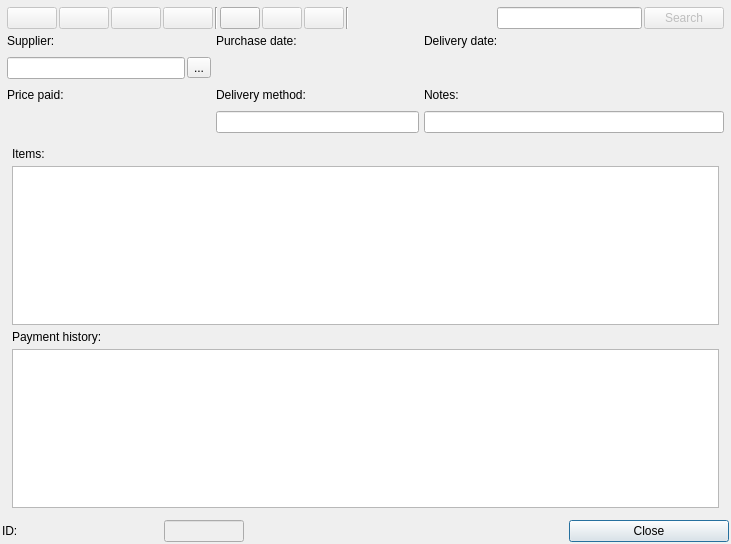
<?xml version="1.0" encoding="UTF-8"?>
<ui version="4.0">
 <class>companyPurchasesUI</class>
 <widget class="QDialog" name="companyPurchasesUI">
  <property name="geometry">
   <rect>
    <x>0</x>
    <y>0</y>
    <width>731</width>
    <height>544</height>
   </rect>
  </property>
  <property name="windowTitle">
   <string>Dialog</string>
  </property>
  <layout class="QGridLayout" name="gridLayout_2">
   <property name="leftMargin">
    <number>2</number>
   </property>
   <property name="topMargin">
    <number>2</number>
   </property>
   <property name="rightMargin">
    <number>2</number>
   </property>
   <property name="bottomMargin">
    <number>2</number>
   </property>
   <property name="spacing">
    <number>2</number>
   </property>
   <item row="1" column="1">
    <widget class="QLabel" name="lblCPID">
     <property name="text">
      <string>ID:</string>
     </property>
    </widget>
   </item>
   <item row="1" column="5">
    <widget class="QPushButton" name="btnClose">
     <property name="maximumSize">
      <size>
       <width>200</width>
       <height>16777215</height>
      </size>
     </property>
     <property name="text">
      <string>Close</string>
     </property>
    </widget>
   </item>
   <item row="0" column="1" colspan="5">
    <layout class="QGridLayout" name="gridLayout">
     <property name="leftMargin">
      <number>5</number>
     </property>
     <property name="topMargin">
      <number>5</number>
     </property>
     <property name="rightMargin">
      <number>5</number>
     </property>
     <property name="bottomMargin">
      <number>5</number>
     </property>
     <property name="spacing">
      <number>5</number>
     </property>
     <item row="6" column="2">
      <widget class="vmDateEdit" name="dteCPDate" native="true">
       <property name="minimumSize">
        <size>
         <width>30</width>
         <height>30</height>
        </size>
       </property>
      </widget>
     </item>
     <item row="6" column="3">
      <widget class="vmDateEdit" name="dteCPDeliveryDate" native="true">
       <property name="minimumSize">
        <size>
         <width>0</width>
         <height>30</height>
        </size>
       </property>
      </widget>
     </item>
     <item row="8" column="3">
      <widget class="QLabel" name="lblCPNotes">
       <property name="text">
        <string>Notes:</string>
       </property>
      </widget>
     </item>
     <item row="5" column="3">
      <widget class="QLabel" name="lblDeliveryDate">
       <property name="maximumSize">
        <size>
         <width>16777215</width>
         <height>30</height>
        </size>
       </property>
       <property name="text">
        <string>Delivery date:</string>
       </property>
      </widget>
     </item>
     <item row="5" column="2">
      <widget class="QLabel" name="lblCPDate">
       <property name="maximumSize">
        <size>
         <width>16777215</width>
         <height>30</height>
        </size>
       </property>
       <property name="text">
        <string>Purchase date:</string>
       </property>
      </widget>
     </item>
     <item row="8" column="1">
      <widget class="QLabel" name="lblCPPayValue">
       <property name="maximumSize">
        <size>
         <width>16777215</width>
         <height>30</height>
        </size>
       </property>
       <property name="text">
        <string>Price paid:</string>
       </property>
      </widget>
     </item>
     <item row="8" column="2">
      <widget class="QLabel" name="lblCPDeliveryMethod">
       <property name="text">
        <string>Delivery method:</string>
       </property>
      </widget>
     </item>
     <item row="0" column="1" colspan="3">
      <layout class="QHBoxLayout" name="layoutBrowseControls">
       <property name="spacing">
        <number>2</number>
       </property>
       <item>
        <widget class="QPushButton" name="btnCPFirst">
         <property name="enabled">
          <bool>false</bool>
         </property>
         <property name="minimumSize">
          <size>
           <width>50</width>
           <height>0</height>
          </size>
         </property>
         <property name="maximumSize">
          <size>
           <width>100</width>
           <height>30</height>
          </size>
         </property>
         <property name="text">
          <string/>
         </property>
         <property name="icon">
          <iconset resource="resources.qrc">
           <normaloff>:/resources/browse-controls/first_rec.png</normaloff>:/resources/browse-controls/first_rec.png</iconset>
         </property>
        </widget>
       </item>
       <item>
        <widget class="QPushButton" name="btnCPPrev">
         <property name="enabled">
          <bool>false</bool>
         </property>
         <property name="minimumSize">
          <size>
           <width>50</width>
           <height>0</height>
          </size>
         </property>
         <property name="maximumSize">
          <size>
           <width>100</width>
           <height>30</height>
          </size>
         </property>
         <property name="text">
          <string/>
         </property>
         <property name="icon">
          <iconset resource="resources.qrc">
           <normaloff>:/resources/browse-controls/prev_rec.png</normaloff>:/resources/browse-controls/prev_rec.png</iconset>
         </property>
        </widget>
       </item>
       <item>
        <widget class="QPushButton" name="btnCPNext">
         <property name="enabled">
          <bool>false</bool>
         </property>
         <property name="minimumSize">
          <size>
           <width>50</width>
           <height>0</height>
          </size>
         </property>
         <property name="maximumSize">
          <size>
           <width>100</width>
           <height>30</height>
          </size>
         </property>
         <property name="text">
          <string/>
         </property>
         <property name="icon">
          <iconset resource="resources.qrc">
           <normaloff>:/resources/browse-controls/next_rec.png</normaloff>:/resources/browse-controls/next_rec.png</iconset>
         </property>
        </widget>
       </item>
       <item>
        <widget class="QPushButton" name="btnCPLast">
         <property name="enabled">
          <bool>false</bool>
         </property>
         <property name="minimumSize">
          <size>
           <width>50</width>
           <height>0</height>
          </size>
         </property>
         <property name="maximumSize">
          <size>
           <width>100</width>
           <height>30</height>
          </size>
         </property>
         <property name="text">
          <string/>
         </property>
         <property name="icon">
          <iconset resource="resources.qrc">
           <normaloff>:/resources/browse-controls/last_rec.png</normaloff>:/resources/browse-controls/last_rec.png</iconset>
         </property>
        </widget>
       </item>
       <item>
        <widget class="Line" name="line_2">
         <property name="orientation">
          <enum>Qt::Vertical</enum>
         </property>
        </widget>
       </item>
       <item>
        <widget class="QPushButton" name="btnCPAdd">
         <property name="maximumSize">
          <size>
           <width>100</width>
           <height>30</height>
          </size>
         </property>
         <property name="text">
          <string/>
         </property>
         <property name="icon">
          <iconset resource="resources.qrc">
           <normaloff>:/resources/browse-controls/add.png</normaloff>:/resources/browse-controls/add.png</iconset>
         </property>
         <property name="checkable">
          <bool>true</bool>
         </property>
        </widget>
       </item>
       <item>
        <widget class="QPushButton" name="btnCPEdit">
         <property name="enabled">
          <bool>false</bool>
         </property>
         <property name="maximumSize">
          <size>
           <width>100</width>
           <height>30</height>
          </size>
         </property>
         <property name="text">
          <string/>
         </property>
         <property name="icon">
          <iconset resource="resources.qrc">
           <normaloff>:/resources/browse-controls/edit.png</normaloff>:/resources/browse-controls/edit.png</iconset>
         </property>
         <property name="checkable">
          <bool>true</bool>
         </property>
        </widget>
       </item>
       <item>
        <widget class="QPushButton" name="btnCPRemove">
         <property name="enabled">
          <bool>false</bool>
         </property>
         <property name="maximumSize">
          <size>
           <width>100</width>
           <height>30</height>
          </size>
         </property>
         <property name="text">
          <string/>
         </property>
         <property name="icon">
          <iconset resource="resources.qrc">
           <normaloff>:/resources/browse-controls/remove.png</normaloff>:/resources/browse-controls/remove.png</iconset>
         </property>
        </widget>
       </item>
       <item>
        <widget class="Line" name="line_3">
         <property name="orientation">
          <enum>Qt::Vertical</enum>
         </property>
        </widget>
       </item>
       <item>
        <spacer name="horizontalSpacer_3">
         <property name="orientation">
          <enum>Qt::Horizontal</enum>
         </property>
         <property name="sizeHint" stdset="0">
          <size>
           <width>40</width>
           <height>20</height>
          </size>
         </property>
        </spacer>
       </item>
       <item>
        <widget class="vmLineEdit" name="txtCPSearch">
         <property name="readOnly">
          <bool>false</bool>
         </property>
        </widget>
       </item>
       <item>
        <widget class="QPushButton" name="btnCPSearch">
         <property name="enabled">
          <bool>false</bool>
         </property>
         <property name="text">
          <string>Search</string>
         </property>
         <property name="icon">
          <iconset resource="resources.qrc">
           <normaloff>:/resources/replace-all.png</normaloff>:/resources/replace-all.png</iconset>
         </property>
         <property name="checkable">
          <bool>true</bool>
         </property>
        </widget>
       </item>
      </layout>
     </item>
     <item row="6" column="1">
      <layout class="QHBoxLayout" name="horizontalLayout_2">
       <property name="spacing">
        <number>2</number>
       </property>
       <item>
        <widget class="vmLineEdit" name="txtCPSupplier">
         <property name="maximumSize">
          <size>
           <width>16777215</width>
           <height>16777215</height>
          </size>
         </property>
         <property name="readOnly">
          <bool>true</bool>
         </property>
        </widget>
       </item>
       <item>
        <widget class="QToolButton" name="btnCPShowSupplier">
         <property name="text">
          <string>...</string>
         </property>
         <property name="icon">
          <iconset resource="resources.qrc">
           <normaloff>:/resources/arrow-down.png</normaloff>:/resources/arrow-down.png</iconset>
         </property>
         <property name="checkable">
          <bool>true</bool>
         </property>
        </widget>
       </item>
      </layout>
     </item>
     <item row="9" column="3">
      <widget class="vmLineEdit" name="txtCPNotes">
       <property name="minimumSize">
        <size>
         <width>300</width>
         <height>0</height>
        </size>
       </property>
       <property name="readOnly">
        <bool>true</bool>
       </property>
      </widget>
     </item>
     <item row="10" column="1" colspan="3">
      <layout class="QVBoxLayout" name="layoutCPTable">
       <property name="spacing">
        <number>5</number>
       </property>
       <property name="leftMargin">
        <number>5</number>
       </property>
       <property name="topMargin">
        <number>5</number>
       </property>
       <property name="rightMargin">
        <number>5</number>
       </property>
       <property name="bottomMargin">
        <number>5</number>
       </property>
       <item>
        <widget class="QLabel" name="lblCP12">
         <property name="maximumSize">
          <size>
           <width>16777215</width>
           <height>30</height>
          </size>
         </property>
         <property name="text">
          <string>Items:</string>
         </property>
        </widget>
       </item>
       <item>
        <widget class="vmTableWidget" name="tableItems"/>
       </item>
       <item>
        <widget class="QLabel" name="lblCP13_2">
         <property name="text">
          <string>Payment history:</string>
         </property>
        </widget>
       </item>
       <item>
        <widget class="vmTableWidget" name="tablePayments"/>
       </item>
      </layout>
     </item>
     <item row="9" column="2">
      <widget class="vmLineEdit" name="txtCPDeliveryMethod">
       <property name="readOnly">
        <bool>true</bool>
       </property>
      </widget>
     </item>
     <item row="5" column="1">
      <widget class="QLabel" name="lblCPSupplier">
       <property name="minimumSize">
        <size>
         <width>0</width>
         <height>0</height>
        </size>
       </property>
       <property name="maximumSize">
        <size>
         <width>16777215</width>
         <height>30</height>
        </size>
       </property>
       <property name="text">
        <string>Supplier:</string>
       </property>
      </widget>
     </item>
     <item row="9" column="1">
      <widget class="vmLineEditWithButton" name="txtCPPayValue" native="true">
       <property name="minimumSize">
        <size>
         <width>50</width>
         <height>30</height>
        </size>
       </property>
      </widget>
     </item>
    </layout>
   </item>
   <item row="1" column="2">
    <widget class="vmLineEdit" name="txtCPID">
     <property name="enabled">
      <bool>false</bool>
     </property>
     <property name="sizePolicy">
      <sizepolicy hsizetype="Fixed" vsizetype="Fixed">
       <horstretch>0</horstretch>
       <verstretch>0</verstretch>
      </sizepolicy>
     </property>
     <property name="maximumSize">
      <size>
       <width>80</width>
       <height>30</height>
      </size>
     </property>
    </widget>
   </item>
  </layout>
 </widget>
 <customwidgets>
  <customwidget>
   <class>vmLineEdit</class>
   <extends>QLineEdit</extends>
   <header location="global">vmwidgets.h</header>
  </customwidget>
  <customwidget>
   <class>vmDateEdit</class>
   <extends>QWidget</extends>
   <header location="global">vmwidgets.h</header>
   <container>1</container>
  </customwidget>
  <customwidget>
   <class>vmTableWidget</class>
   <extends>QTableWidget</extends>
   <header location="global">vmtablewidget.h</header>
  </customwidget>
  <customwidget>
   <class>vmLineEditWithButton</class>
   <extends>QWidget</extends>
   <header location="global">vmwidgets.h</header>
   <container>1</container>
  </customwidget>
 </customwidgets>
 <tabstops>
  <tabstop>btnCPFirst</tabstop>
  <tabstop>btnCPPrev</tabstop>
  <tabstop>btnCPNext</tabstop>
  <tabstop>btnCPLast</tabstop>
  <tabstop>txtCPSupplier</tabstop>
  <tabstop>btnCPShowSupplier</tabstop>
 </tabstops>
 <resources>
  <include location="resources.qrc"/>
 </resources>
 <connections/>
</ui>
